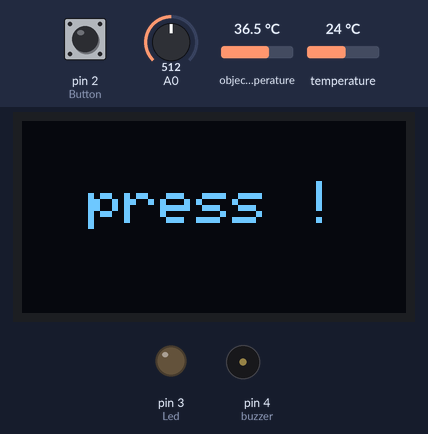
A sketch run on a simulated Arduino Uno, built with avr-gcc and run on an emulated ATmega328P. Parts: 128×64 one-colour display, output pins drawn as LEDs (lit = HIGH), buzzer (waves = sounding). Inputs (shaded band) come from the test bench; at power-on: pin 2 (Button) HIGH, A0 = 512, object temperature 36.5 °C, temperature 24 °C.

Above: at 1.9 s.
2.0 s: pin 2 (Button) pulled LOW for 0.35 s
At 2.32 s:
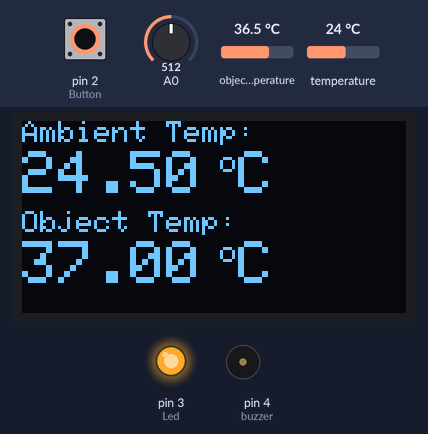
3.9 s: pin 2 (Button) pulled LOW for 3.2 s
At 7.6 s:
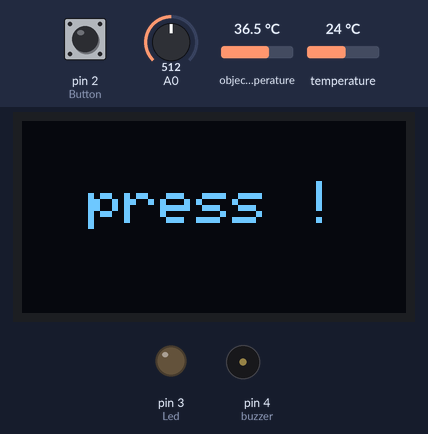
Timing chart, 0 to 9.1 s (numbered marks = the images above; inputs shaded):
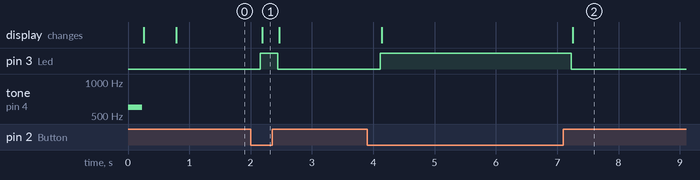

The sketch:

code.ino
```cpp
#include <SPI.h>
#include <Adafruit_SSD1306.h>
#include <Adafruit_GFX.h>

#include <Wire.h>
#include <Adafruit_MLX90614.h>
#define Button 2
#define Led 3
#define buzzer 4

Adafruit_MLX90614 mlx = Adafruit_MLX90614();

Adafruit_SSD1306 oled(128, 64, &Wire, -1);

float voltComp;
float readAmb, readObj;
float ambTempComp, objTempComp;

void setup() {
  pinMode(Button, INPUT_PULLUP);
  pinMode(Led, OUTPUT);
  pinMode(buzzer, OUTPUT);
  tone(buzzer, 600);
  delay(230);
  noTone(buzzer);
  Serial.begin(9600);
  mlx.begin();

  if (!oled.begin(SSD1306_SWITCHCAPVCC, 0x3C)) {
    Serial.println(F("SSD1306 allocation failed"));
    for (;;);
  }

  delay(500);
  oled.clearDisplay();
  oled.setTextColor(WHITE);
}

void loop() {
  voltComp = analogRead(A0) * (3.3 / 775);
  readAmb = mlx.readAmbientTempC();
  readObj = mlx.readObjectTempC();
  ambTempComp = readAmb - (voltComp - 3) * 0.6;
  objTempComp = readObj - (voltComp - 3) * 0.6;

    oled_display(digitalRead(Button));


  delay(250);
}
void oled_display(int Border)
{
  if (Border == LOW)
  {
    digitalWrite(Led, HIGH);
    oled.clearDisplay();
    oled.setCursor(0, 0);
    oled.setTextSize(1);
    oled.print("Ambient Temp: ");
    oled.setCursor(0, 10);
    oled.setTextSize(2);
    oled.print(ambTempComp);
    oled.setTextSize(1);
    oled.print(" ");
    oled.cp437(true);
    oled.write(111);
    oled.setTextSize(2);
    oled.print("C");

    oled.setCursor(0, 30);
    oled.setTextSize(1);
    oled.print("Object Temp: ");
    oled.setCursor(0, 40);
    oled.setTextSize(2);
    oled.print(objTempComp);
    oled.setTextSize(1);
    oled.print(" ");
    oled.cp437(true);
    oled.write(111);
    oled.setTextSize(2);
    oled.print("C");

    oled.display();
  }if(Border == HIGH)
  {

  digitalWrite(Led, LOW);
  oled.clearDisplay();
  oled.setCursor(22, 20);
  oled.setTextSize(2);
  oled.print("press !");
  oled.display();
  }

}
```

Measured:
- after the input at 2.0 s, pin 3 (Led): LOW → HIGH after 0.16 s, → LOW 0.28 s later; the display: changes after 0.19 s (image 1)
- after the input at 3.9 s, pin 3 (Led): LOW → HIGH after 0.21 s, → LOW 3.1 s later; the display: first changes after 0.24 s (image 2 shows a later state)
